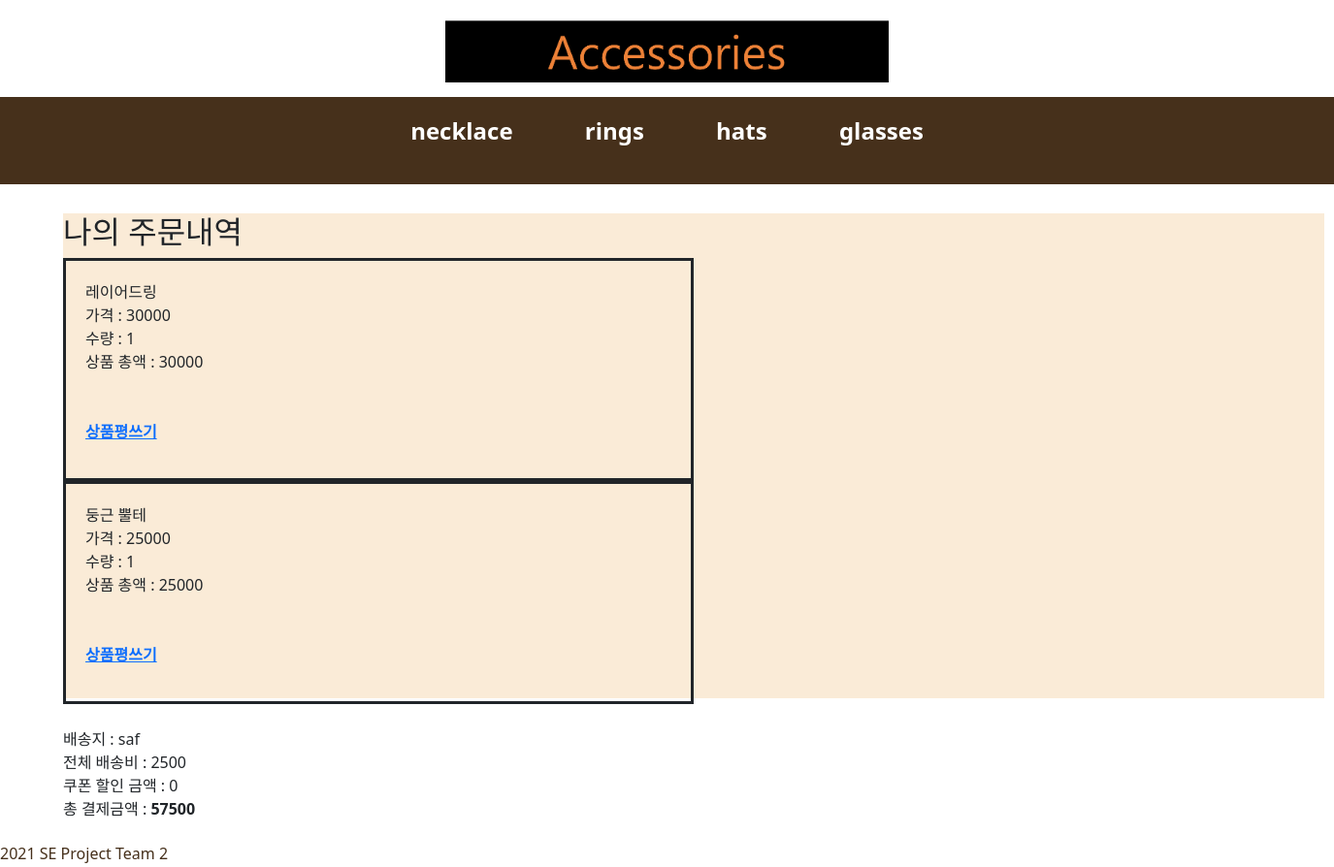
Screenshot of /order/detailOrder/89 with the database file from the repository.
### orderApp/models.py (models this page shows)
class OrderItem(models.Model):
    CATEGORY_CHOICES=(
        ('rings', 'rings'),
        ('glasses', 'glasses'),
        ('hats', 'hats'),
        ('necklace', 'necklace'),
    )
    order=models.ForeignKey(Order, on_delete=models.CASCADE)
    quantity = models.IntegerField()
    price=models.IntegerField()
    category=models.CharField(max_length=20, choices=CATEGORY_CHOICES, null=True)
    product_id = models.IntegerField()
    product_title=models.CharField(max_length=500)
    shipping_fee=models.IntegerField()
    class Meta:
        db_table='OrderItem'
    def sub_total(self):
        return self.price * self.quantity

class Order(models.Model):
    CATEGORY_CHOICES=(
        ('order_continue', 'order_continue'),
        ('order_cancle', 'order_cancle'),
        ('pay_cancle', 'pay_cancle'),
        ('pay_complete', 'pay_complete'),
        ('shipping', 'shipping'),
        ('shipping_complete', 'shipping_complete'),
        ('order_complete', 'order_complete')
    )
    order_user=models.CharField(max_length=250, blank=True)
    date_added = models.DateField(auto_now_add=True)
    total_price = models.IntegerField()
    total_quantity = models.IntegerField()
    order_state=models.CharField(max_length=20, choices=CATEGORY_CHOICES)
    total_shipping_fee=models.IntegerField()
    shipping_address=models.CharField(max_length=1000)
    coupon_id=models.CharField(max_length=1000, null=True, blank=True)
    discount_price=models.IntegerField()
    before_discount=models.IntegerField()
    class Meta:
        db_table='Order'
        ordering=['date_added']

### orderApp/views.py (the view)
# urls.py: path('detailOrder/<int:order_id>', order_views.order_detail, name="order_detail"),
def order_detail(request, order_id):
    cart_count=context_processors.counter(request)
    cart_count=int(cart_count)
    count={'cart_count':cart_count}
    orders=Order.objects.get(id=order_id)
    order_items=OrderItem.objects.filter(order=orders)
    return render(request, 'order_detail.html', {'orders':orders, 'order_items':order_items, 'count':count})

### cartApp/context_processors.py (called while the page is built)
def counter(request):
    item_count=0
    if 'admin' in request.path:
        return {}
    else:
        try:
            cart= Cart.objects.filter(cart_id=request.session.get('user_id'))
            cart_items = CartItem.objects.all().filter(cart=cart[:1])
            for cart_item in cart_items:
                item_count+=cart_item.quantity
        except Cart.DoesNotExist:
            item_count=0
    return item_count

### orderApp/templates/order_detail.html
{% extends 'base.html' %}
{% block content %}
    <section>
        <h2>나의 주문내역</h2>
        <div>
            <div sytle="margin:30px; border:solid;">
                {% for order_item in order_items %}
                <div style="border:solid; width:50%; padding:20px;">
                    {{order_item.product_title}}
                    <br>가격 : {{order_item.price}}
                    <br>수량 : {{order_item.quantity}}
                    <br>상품 총액 : {{order_item.sub_total}}
                    <br><br><br>
                    <p><strong><a href="{% url 'products:review_post' order_item.pk %}">상품평쓰기</a></strong></p>
                </div>
                {% endfor %}
                <br> 배송지 : {{orders.shipping_address}}
                    <br>전체 배송비 : {{orders.total_shipping_fee}}
                    <br>쿠폰 할인 금액 : {{orders.discount_price}}
                    <br>총 결제금액 : <strong>{{orders.total_price}}</strong>
            <br><br><br>
            </div>
        </div>
    </section>
{% endblock %}

### static/css/userMain.css (style rules this page uses)
section { position: absolute; top: 220px; height: 500px; width: 100%; }

### shoppingApp/static/css/login.css (style rules this page uses)
section { position: absolute; top: 220px; height: 500px; width: 1300px; margin-left: 65px; background-color: #FAEBD7; }

### rows the page displays
OrderItem: product_title "레이어드링", price "30000", quantity "1", sub_total "30000"
OrderItem: product_title "둥근 뿔테", price "25000", quantity "1", sub_total "25000"
Order: shipping_address "saf", total_shipping_fee "2500", discount_price "0", total_price "57500"
